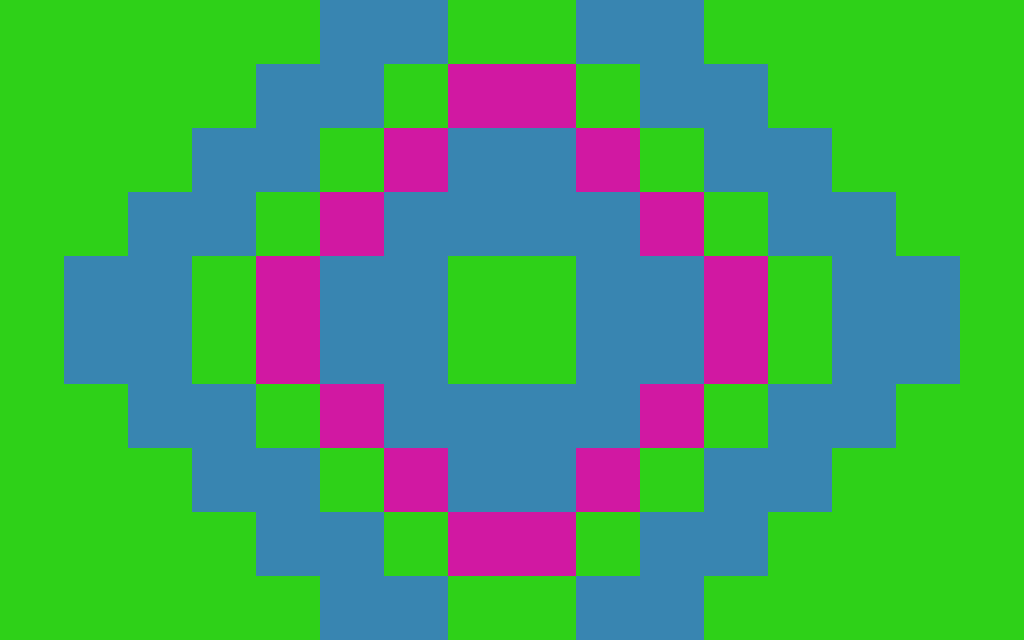

Below is a game level as drawn by its tile map, then a one-line description and the .tmx that defines it (tile-layer data replaced by summaries):
An orthogonal 16x10 tile map with 64x64 px tiles, 3 tile layers (Tile Layer 1, Tile Layer 2, Tile Layer 3).

<map version="1.0" orientation="orthogonal" renderorder="right-down" width="16" height="10" tilewidth="64" tileheight="64">
 <properties>
  <property name="maxMoves" value="4" />
 </properties>
 <tileset firstgid="1" name="tiles" tilewidth="64" tileheight="64">
  <image source="tiles.jpg" width="640" height="128" />
 </tileset>
 <layer name="Tile Layer 1" width="16" height="10">
  <data>[160 cells, 16 non-empty, 1 distinct tile ids]</data>
 </layer>
 <layer name="Tile Layer 2" width="16" height="10">
  <data>[160 cells, 84 non-empty, 1 distinct tile ids]</data>
 </layer>
 <layer name="Tile Layer 3" width="16" height="10">
  <data>[160 cells, 60 non-empty, 1 distinct tile ids]</data>
 </layer>
</map>
